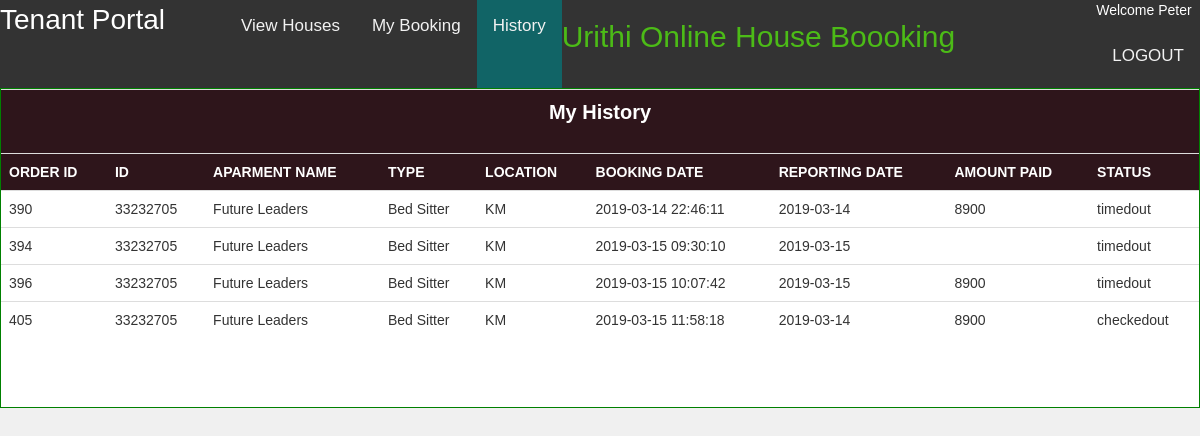
Screenshot of /tenanthistory.php (signed in) with the database file from the repository.
### tables this page shows
CREATE TABLE `tenant` (
  `id` varchar(30) NOT NULL,
  `firstname` varchar(30) DEFAULT NULL,
  `lastname` varchar(30) DEFAULT NULL,
  `phone` varchar(30) DEFAULT NULL,
  `username` varchar(30) DEFAULT NULL,
  `password` varchar(30) DEFAULT NULL,
  `transactioncode` varchar(30) DEFAULT 'TXN001'
);

CREATE TABLE `orders` (
  `orderid` int(30) NOT NULL,
  `customerid` varchar(30) DEFAULT NULL,
  `apartmentid` varchar(30) DEFAULT NULL,
  `roomtype` varchar(30) DEFAULT NULL,
  `bookingdate` datetime DEFAULT NULL,
  `datein` date DEFAULT NULL,
  `paymentmode` varchar(30) DEFAULT NULL,
  `status` varchar(30) DEFAULT NULL,
  `checkoutdate` date DEFAULT NULL,
  `checkindate` date DEFAULT NULL,
  `commitment` varchar(30) DEFAULT 'NULL',
  `transactioncode` varchar(30) DEFAULT NULL,
  `allocationdate` datetime DEFAULT NULL
);

CREATE TABLE `apartment` (
  `apartmentid` int(30) NOT NULL,
  `apartmentname` varchar(30) DEFAULT NULL,
  `location` varchar(50) DEFAULT NULL,
  `houses` int(30) DEFAULT NULL,
  `price` varchar(30) DEFAULT NULL,
  `type` varchar(30) DEFAULT NULL,
  `photo1` blob,
  `photo2` blob,
  `photo3` blob,
  `occupied` int(10) DEFAULT '0',
  `landlord` varchar(30) DEFAULT NULL,
  `apstatus` varchar(30) DEFAULT 'active'
);

### tenanthistory.php (the view, shortened to what this page needs)
<!DOCTYPE html>
<html>
<head>
  <link rel="stylesheet" href="https://use.fontawesome.com/releases/v5.7.0/css/all.css">
		  <link rel="stylesheet" href="https://maxcdn.bootstrapcdn.com/bootstrap/3.4.0/css/bootstrap.min.css">
		   <?php
			   include('tenantsession.php');
			   $custid=$_SESSION['user'];
			   $queryname="select * from tenant where id='$custid'";
			   $resname=mysqli_query($conn,$queryname);
			   $rowname=mysqli_fetch_array($resname);
			   $name=$rowname['firstname'];
		   ?>
</head>
<body>
<div class="topnav" id="myTopnav">
  <div id="tenantportal" style="float: left; color:white;">Tenant Portal</div>
  <a href="viewhouses.php">View Houses</a>
  <a href="tenantbookings.php">My Booking</a>
  <div id="active"><a href="#">History</a></div>
  <h2 style="float:left; color:#4CBB17;">Urithi Online House Boooking</h2>
  <div id="session"><p>Welcome <?php echo$name ?></p><a href="logout.php">LOGOUT</a></div>
</div>
<div class="content">
	<?php
	$query="select * from orders o join tenant t on(o.customerid=t.id) join apartment ap on(ap.apartmentid=o.apartmentid) where o.customerid='$custid' and o.status in('checkedout','timedout')";
	$res=mysqli_query($conn,$query);
    $rowcheck=mysqli_num_rows($res);
    if($rowcheck>0){
    	 echo'<table class="table border"><tr><th colspan="9" id="header">My History</th></tr>
    	             <tr><th>ORDER ID</th><th>ID</th><th>APARMENT NAME</th><th>TYPE</th><th>LOCATION</th><th>BOOKING DATE</th><th>REPORTING DATE</th><th>AMOUNT PAID</th><th>STATUS</th></tr>
    	 ';
    	while($row=mysqli_fetch_array($res)){
    		echo'<tr>
    		         <td>'.$row['orderid'].'</td>
    		         <td>'.$row['customerid'].'</td>
    		         <td>'.$row['apartmentname'].'</td>
    		         <td>'.$row['roomtype'].'</td>
    		         <td>'.$row['location'].'</td>
    		         <td>'.$row['bookingdate'].'</td>
    		         <td>'.$row['datein'].'</td>
    		         <td>'.$row['commitment'].'</td>
    		         <td>'.$row['status'].'</td>
    		    </tr>';
	}
	echo'</table>';
	 }
	else{
		echo'<div id="info">No booking history at the moment</div>';
	}
	?>
</div>
</body>
</html>

### tenanthistory.php (style rules this page uses)
body { margin:0;font-family:Arial }
.topnav { overflow: hidden; background-color: #333; }
.topnav a { float: left; display: block; color: #f2f2f2; text-align: center; padding: 14px 16px; text-decoration: none; font-size: 17px; }
* { box-sizing: border-box; }
body { font-family: Verdana, sans-serif; }
#session { color:white; float: right; }
#tenantportal { margin-right:5%; font-size: 28px; }
.content { width:100%; min-height:40vh; background: #ffffff; border:1px solid green; }
body { background: #f0f0f0; }
#header { background: #2E151B; text-align: center; height:8vh; font-size: 20px; }
th { background: #2E151B; color:white; }
#active a { height:11vh; background: #116466; }

### rows the page displays
tenant: firstname "Peter"
orders: orderid "390", customerid "33232705", apartmentid.apartmentname "Future Leaders", roomtype "Bed Sitter", apartmentid.location "KM", bookingdate "2019-03-14 22:46:11", datein "2019-03-14", commitment "8900", status "timedout"
orders: orderid "394", customerid "33232705", apartmentid.apartmentname "Future Leaders", roomtype "Bed Sitter", apartmentid.location "KM", bookingdate "2019-03-15 09:30:10", datein "2019-03-15", status "timedout"
orders: orderid "396", customerid "33232705", apartmentid.apartmentname "Future Leaders", roomtype "Bed Sitter", apartmentid.location "KM", bookingdate "2019-03-15 10:07:42", datein "2019-03-15", commitment "8900", status "timedout"
orders: orderid "405", customerid "33232705", apartmentid.apartmentname "Future Leaders", roomtype "Bed Sitter", apartmentid.location "KM", bookingdate "2019-03-15 11:58:18", datein "2019-03-14", commitment "8900", status "checkedout"
